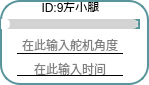
           <widget class="QFrame" name="frame_9">
            <property name="enabled">
             <bool>true</bool>
            </property>
            <property name="layoutDirection">
             <enum>Qt::LayoutDirection::RightToLeft</enum>
            </property>
            <property name="styleSheet">
             <string notr="true">* {
  background: white; /* 背景改为白色 */
  border: 2px solid #59969b; /* 使用与滑块一致的颜色 */
  border-radius: 20px;
}

</string>
            </property>
            <property name="frameShape">
             <enum>QFrame::Shape::StyledPanel</enum>
            </property>
            <property name="frameShadow">
             <enum>QFrame::Shadow::Raised</enum>
            </property>
            <widget class="QLineEdit" name="lineEdit_time9">
             <property name="geometry">
              <rect>
               <x>17</x>
               <y>61</y>
               <width>106</width>
               <height>15</height>
              </rect>
             </property>
             <property name="maximumSize">
              <size>
               <width>120</width>
               <height>15</height>
              </size>
             </property>
             <property name="styleSheet">
              <string notr="true">QLineEdit {
            border-top: none;
            border-left: none;
            border-right: none;
            border-bottom: 1px solid black;
            background-color: transparent;
        }
        
        QLineEdit:focus {
            border-bottom: 1px solid #2a70f4;
        }</string>
             </property>
             <property name="alignment">
              <set>Qt::AlignmentFlag::AlignCenter</set>
             </property>
             <property name="dragEnabled">
              <bool>false</bool>
             </property>
             <property name="placeholderText">
              <string>在此输入时间</string>
             </property>
            </widget>
            <widget class="QSlider" name="Slider_Servo9">
             <property name="geometry">
              <rect>
               <x>1</x>
               <y>19</y>
               <width>139</width>
               <height>10</height>
              </rect>
             </property>
             <property name="maximumSize">
              <size>
               <width>16777215</width>
               <height>10</height>
              </size>
             </property>
             <property name="layoutDirection">
              <enum>Qt::LayoutDirection::LeftToRight</enum>
             </property>
             <property name="styleSheet">
              <string notr="true">QSlider::groove:horizontal {
    border: none;
    height: 10px;
    background-color: lightgray;
    border-radius: 5px;
}

QSlider::handle:horizontal {
    width: 12px; /* 增大滑块的宽度 */
    margin: -1px 0px -1px -5px;
    border-radius: 6px; /* 也可以调整圆角半径以匹配滑块的大小 */
    background-color: white;
}

QSlider::sub-page:horizontal {
    background-color: qlineargradient(x1:0, y1:0, x2:1, y2:1, stop:0 #59969b, stop:1 #04e7fa);
    border-radius: 5px;
}
</string>
             </property>
             <property name="minimum">
              <number>0</number>
             </property>
             <property name="maximum">
              <number>240</number>
             </property>
             <property name="orientation">
              <enum>Qt::Orientation::Horizontal</enum>
             </property>
             <property name="invertedAppearance">
              <bool>false</bool>
             </property>
             <property name="tickPosition">
              <enum>QSlider::TickPosition::NoTicks</enum>
             </property>
             <property name="tickInterval">
              <number>1</number>
             </property>
            </widget>
            <widget class="QLineEdit" name="lineEdit_servo9">
             <property name="enabled">
              <bool>true</bool>
             </property>
             <property name="geometry">
              <rect>
               <x>17</x>
               <y>36</y>
               <width>106</width>
               <height>18</height>
              </rect>
             </property>
             <property name="maximumSize">
              <size>
               <width>120</width>
               <height>16777215</height>
              </size>
             </property>
             <property name="layoutDirection">
              <enum>Qt::LayoutDirection::LeftToRight</enum>
             </property>
             <property name="styleSheet">
              <string notr="true">QLineEdit {
            border-top: none;
            border-left: none;
            border-right: none;
            border-bottom: 1px solid black;
            background-color: transparent;
        }
        
        QLineEdit:focus {
            border-bottom: 1px solid #2a70f4;
        }</string>
             </property>
             <property name="alignment">
              <set>Qt::AlignmentFlag::AlignCenter</set>
             </property>
             <property name="placeholderText">
              <string>在此输入舵机角度</string>
             </property>
            </widget>
            <widget class="QLabel" name="label_id9">
             <property name="geometry">
              <rect>
               <x>1</x>
               <y>2</y>
               <width>139</width>
               <height>10</height>
              </rect>
             </property>
             <property name="minimumSize">
              <size>
               <width>0</width>
               <height>10</height>
              </size>
             </property>
             <property name="maximumSize">
              <size>
               <width>16777215</width>
               <height>10</height>
              </size>
             </property>
             <property name="styleSheet">
              <string notr="true">QLabel{border: none; /* 去掉控件的边框 */}
QLabel{background: none; /* 去掉控件的边框 */}</string>
             </property>
             <property name="text">
              <string>ID:9左小腿</string>
             </property>
             <property name="alignment">
              <set>Qt::AlignmentFlag::AlignCenter</set>
             </property>
            </widget>
           </widget>
